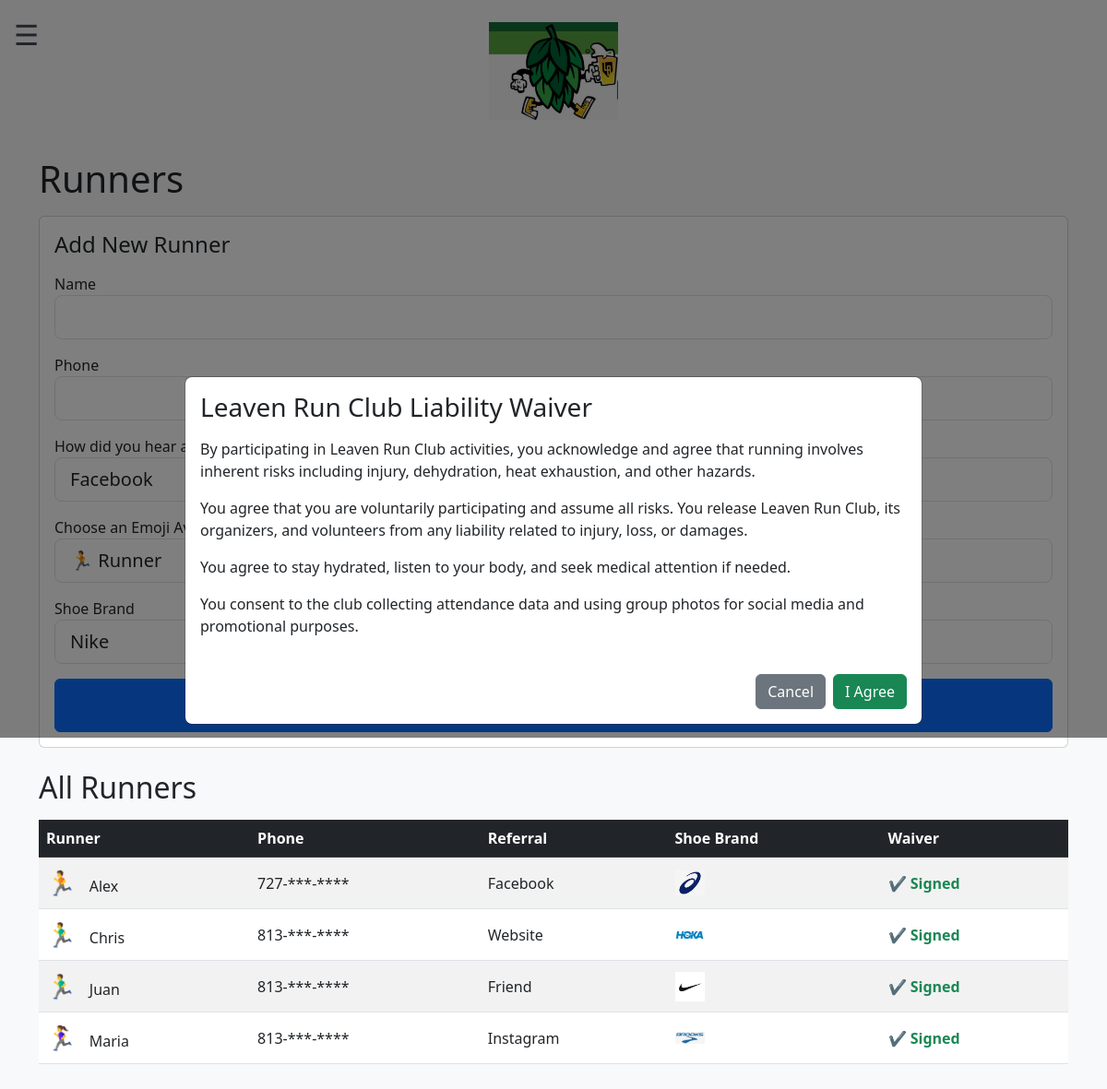
Screenshot of /runners with the database file from the repository.
### models.py (models this page shows)
class Runner(db.Model):
    id = db.Column(db.Integer, primary_key=True)
    name = db.Column(db.String(120), nullable=False)
    phone = db.Column(db.String(20))
    referral = db.Column(db.String(50))
    emoji = db.Column(db.String(10))
    shoe_brand = db.Column(db.String(50))
    waiver_signed = db.Column(db.Boolean, default=False)

### app.py (the view, shortened to what this page needs)
@app.route("/runners", methods=["GET", "POST"])
def runners_page():
    form = AddRunnerForm()
    runners = Runner.query.order_by(Runner.name.asc()).all()
    return render_template("runners.html", form=form, runners=runners)

### templates/runners.html (shortened to what this page needs)
{% extends "base.html" %}
{% block content %}
<h1 class="mb-3">Runners</h1>
<div class="card mb-4">
    <div class="card-body">
        <h4 class="mb-3">Add New Runner</h4>
        <form id="addRunnerForm" method="POST">
            <div class="mb-3">
                {{ form.name.label }}
                {{ form.name(class="form-control form-control-lg", id="runnerName") }}
            </div>
            <div class="mb-3">
                {{ form.phone.label }}
            </div>
            <div class="mb-3">
                {{ form.referral.label }}
            </div>
            <div class="mb-3">
                {{ form.emoji.label }}
            </div>
            <div class="mb-3">
                {{ form.shoe_brand.label }}
            </div>
            <button type="button" class="btn btn-primary w-100 py-3" id="openWaiverBtn">
            </button>
        </form>
    </div>
</div>
<h2 class="mb-3">All Runners</h2>
<div style="overflow-x: auto;">
    <table class="table table-striped table-hover align-middle">
        <thead class="table-dark">
            <tr>
                <th>Runner</th>
                <th>Phone</th>
                <th>Referral</th>
                <th>Shoe Brand</th>
                <th>Waiver</th>
            </tr>
        </thead>
        <tbody>
            {% for r in runners %}
            <tr>
                <td>
                    <span style="font-size:26px; margin-right:8px;">
                        {{ r.emoji if r.emoji else "🏃" }}
                    </span>
                    {{ r.name }}
                </td>
                <td>
                    {% if r.phone %}
                        {{ r.phone[:3] }}‑***‑****
                    {% else %}
                        —
                    {% endif %}
                </td>
                <td>{{ r.referral }}</td>
                <td>
                    {% if r.shoe_brand and r.shoe_brand != "other" %}
                        <img src="{{ url_for('static', filename='logos/' + r.shoe_brand + '.png') }}"
                             style="width:32px; height:32px; object-fit:contain;">
                    {% else %}
                        —
                    {% endif %}
                </td>
                <td>
                    {% if r.waiver_signed %}
                        <span class="text-success fw-bold">✔ Signed</span>
                    {% else %}
                        <span class="text-danger fw-bold">✖ Not Signed</span>
                    {% endif %}
                </td>
            </tr>
            {% endfor %}
        </tbody>
    </table>
</div>
<div class="modal fade" id="waiverModal" tabindex="-1">
    <div class="modal-dialog modal-dialog-centered modal-lg">
        <div class="modal-content p-3">
            <h3 class="mb-3">Leaven Run Club Liability Waiver</h3>
            <p>
                By participating in Leaven Run Club activities, you acknowledge and agree that running
                involves inherent risks including injury, dehydration, heat exhaustion, and other hazards.
            </p>
            <p>
                You agree that you are voluntarily participating and assume all risks. You release
                Leaven Run Club, its organizers, and volunteers from any liability related to injury,
                loss, or damages.
            </p>
            <p>
                You agree to stay hydrated, listen to your body, and seek medical attention if needed.
            </p>
            <p>
                You consent to the club collecting attendance data and using group photos for social
                media and promotional purposes.
            </p>
            <div class="d-flex justify-content-end mt-4">
                <button class="btn btn-secondary me-2" data-bs-dismiss="modal">Cancel</button>
                <button class="btn btn-success" id="acceptWaiverBtn">I Agree</button>
            </div>
        </div>
    </div>
</div>
{% endblock %}

### rows the page displays
Runner: emoji "🏃", name "Alex", phone "727", referral "Facebook", shoe_brand (picture), waiver_signed "✔ Signed"
Runner: emoji "🏃‍♂️", name "Chris", phone "813", referral "Website", shoe_brand (picture), waiver_signed "✔ Signed"
Runner: emoji "🏃‍♂️", name "Juan", phone "813", referral "Friend", shoe_brand (picture), waiver_signed "✔ Signed"
Runner: emoji "🏃‍♀️", name "Maria", phone "813", referral "Instagram", shoe_brand (picture), waiver_signed "✔ Signed"
